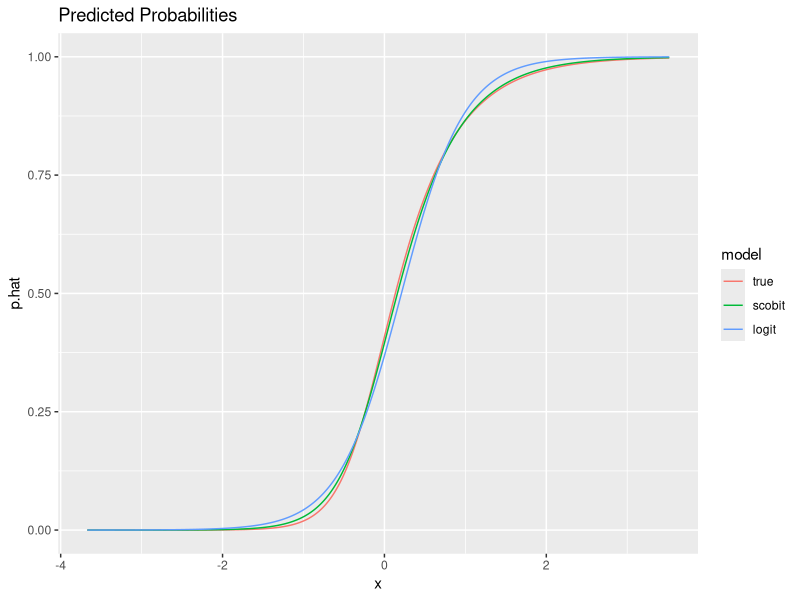
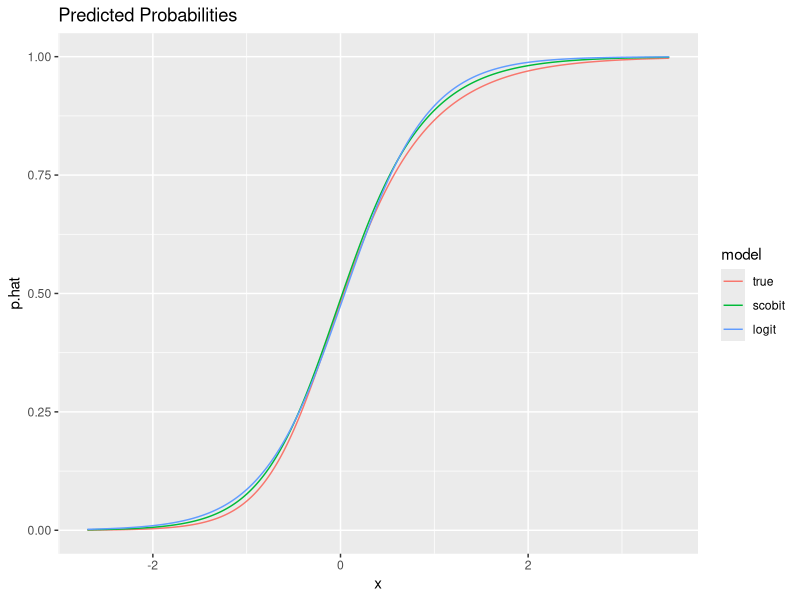
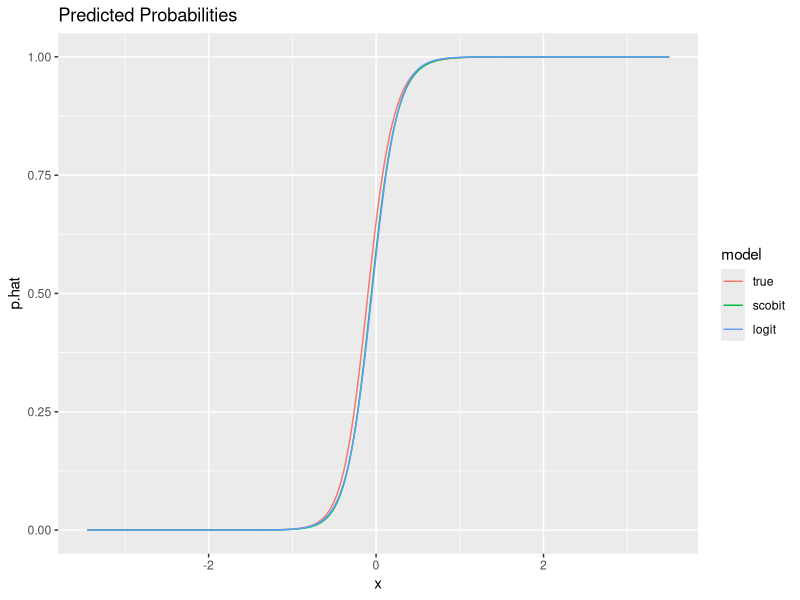

These figures' R source, in order:
##################
# STEVEN WEBSTER #
#   MLE P.S. 4   #
#     R CODE     #
##################

############
# PART ONE #
############

rm(list=ls(all=TRUE))

library(ggplot2)
library(plyr)
library(reshape2)

set.seed(54231)

# CREATING CDF'S
# cdf for the scobit
# taken from Achen (2002), pg. 428
scobitcdf <- function(z, a){
  1- (1 / ((1 + exp(z)) ^ a))
}

# cdf for the logit
logitcdf <- function(z){
  1 / (1 + exp(-z))
}

# general Bernoulli distribution
bernoulli <- function(p, y){
  (p ^ y) * ((1 - p) ^ (1 - y))
}


# QUESTION ONE
# dgp
dgp_scobit <- function(n, a, b){
  x <- rnorm(n = n, mean = 0, sd = 1) # standard normal
  xb <- cbind(1, x) %*% b # creates vector of coefficients
  p <- scobitcdf(z = xb, a = a) # gives probability of "success" in dichotomous "y"
  y <- rbinom(n = n, size = 1, prob = p) # dummy variable "y"
  d <- data.frame(y = y, x = x)
}

d <- dgp_scobit(2000, 0.4, c(3, 7)) # data frame using scobit dgp

# QUESTION TWO
# scobit
scobit_loglike <- function(param, d){
  y <- d[1]
  x <- cbind(1, as.matrix(d[2]))
  b <- param[1:2]
  a <- param[3]
  xb <- x %*% b
  p <- scobitcdf(z = xb, a = a)
  sum(log(bernoulli(p = p, y = y)))
}

# logit
logit_loglike <- function(param, d) {
  y <- d[1]
  x <- cbind(1, as.matrix(d[2]))
  b <- param[1:2]
  xb <- x %*% b
  p <- logitcdf(z = xb)
  sum(log(bernoulli(p = p, y = y)))
}


# QUESTION THREE
# maximize the scobit
max_scobit <- function(d){
                optim(
                par = c(1,1,1),
                fn = scobit_loglike,
                hessian = TRUE,
                control = list(fnscale = -1),
                d = d
                )
}
max_scobit(d)
# this gives an alpha range of 2.7-6.37
# gives a beta of .42
# it does a *decent* job of recovering the "true" values

scobitd2 <- dgp_scobit(2000, 0.2, c(2,4))
scobitd3 <- dgp_scobit(2000, 0.3, c(5,9))

# maximize the scobit again
max_scobit <- function(d){
  optim(
    par = c(1,1,1),
    fn = scobit_loglike,
    hessian = TRUE,
    control = list(fnscale = -1),
    d = d
  )
}
max_scobit(scobitd2)

# maximize the scobit one more time
max_scobit <- function(d){
  optim(
    par = c(1,1,1),
    fn = scobit_loglike,
    hessian = TRUE,
    control = list(fnscale = -1),
    d = d
  )
}
max_scobit(scobitd3)


# QUESTION FOUR
# additional data sets
# must use the dgb_scobit function made earlier
d1 <- dgp_scobit(2000, 0.4, c(1,4))
d2 <- dgp_scobit(2000, 0.5, c(1,3))
d3 <- dgp_scobit(2000, 0.8, c(1,7))

# logit function
max_logit <- function(d){
                optim(
                  par = c(1,1),
                  fn = logit_loglike,
                  hessian = TRUE,
                  control = list(fnscale = -1),
                  d = d
  )
}

# logit and scobit models with d1, d2, and d3
s1 <- max_scobit(d1) # alpha = 0.43; beta ranges = .8 - 3.95
s2 <- max_scobit(d2) # alpha = 0.43; beta ranges = 1.38 - 3.49
s3 <- max_scobit(d3) # alpha = 0.43; beta ranges = 2.59 - 9.59
l1 <- max_logit(d1) # alpha = -0.53; beta = 2.57
l2 <- max_logit(d2) # alpha = -0.10; beta = 2.26
l3 <- max_logit(d3) # alpha = 0.33; beta = 6.54

# PREDICTED PROBABILITIES
# scobit
scobitpp <- function(param, d) {
  y <- d[1]
  x <- cbind(1, as.matrix(d[2]))
  b <- param[1:2]
  a <- param[3]
  xb <- x %*% b
  scobitcdf(z = xb, a = a)
}

# logit 
logitpp <- function(param, d) {
  y <- d[1]
  x <- cbind(1, as.matrix(d[2]))
  b <- param[1:2]
  xb <- x %*% b
  logitcdf(z = xb)
}

# store estimates
s1a <- s1$par
s2a <- s2$par
s3a <- s3$par
l1a <- l1$par
l2a <- l2$par
l3a <- l3$par

# lstplot = "logit, scobit, true value plot"
lstplot <- function(d, sparameters, lparameters, tparameters) {
  truepr <- scobitpp(param = tparameters, d = d)
  scobitpr <- scobitpp(param = sparameters, d = d)
  logitpr <- logitpp(param = lparameters, d = d)
  plotdataframe <- data.frame(x = d[2], truepr, scobitpr, logitpr)
  plotdataframe <- melt(plotdataframe, id = "x")
  names(plotdataframe) <- c("x", "model", "p.hat")
  levels(plotdataframe$model) <- c("true", "scobit", "logit")
  return(plotdataframe)
}

# data sets
firstdata <- lstplot(d1, s1a, l1a, c(1,4,0.4))
seconddata <- lstplot(d2, s2a, l2a, c(1,3,0.5))
thirddata <- lstplot(d3, s3a, l3a, c(1,7,0.8))

par(mfrow=c(2,2))
ggplot(firstdata, aes(x = x, y = p.hat, colour = model)) + geom_line() + ggtitle("Predicted Probabilities")
ggplot(seconddata, aes(x = x, y = p.hat, colour = model)) + geom_line() + ggtitle("Predicted Probabilities")
ggplot(thirddata, aes(x = x, y = p.hat, colour = model)) + geom_line() + ggtitle("Predicted Probabilities")

